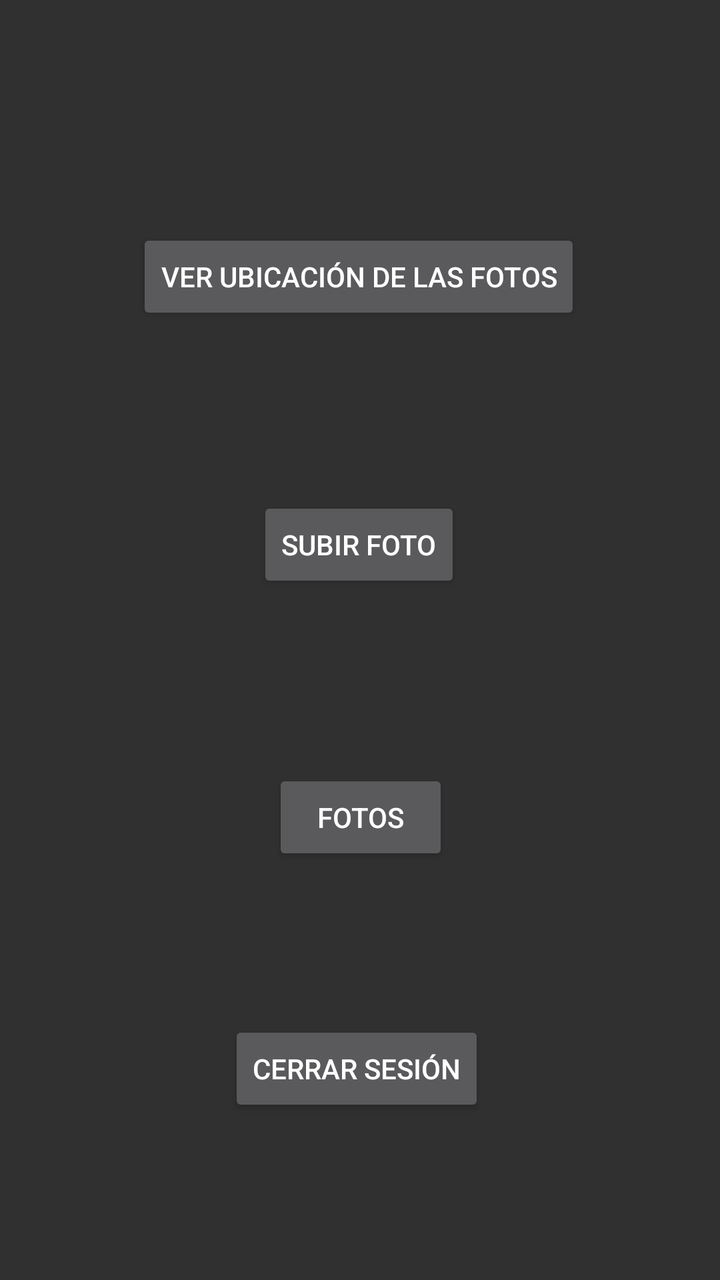
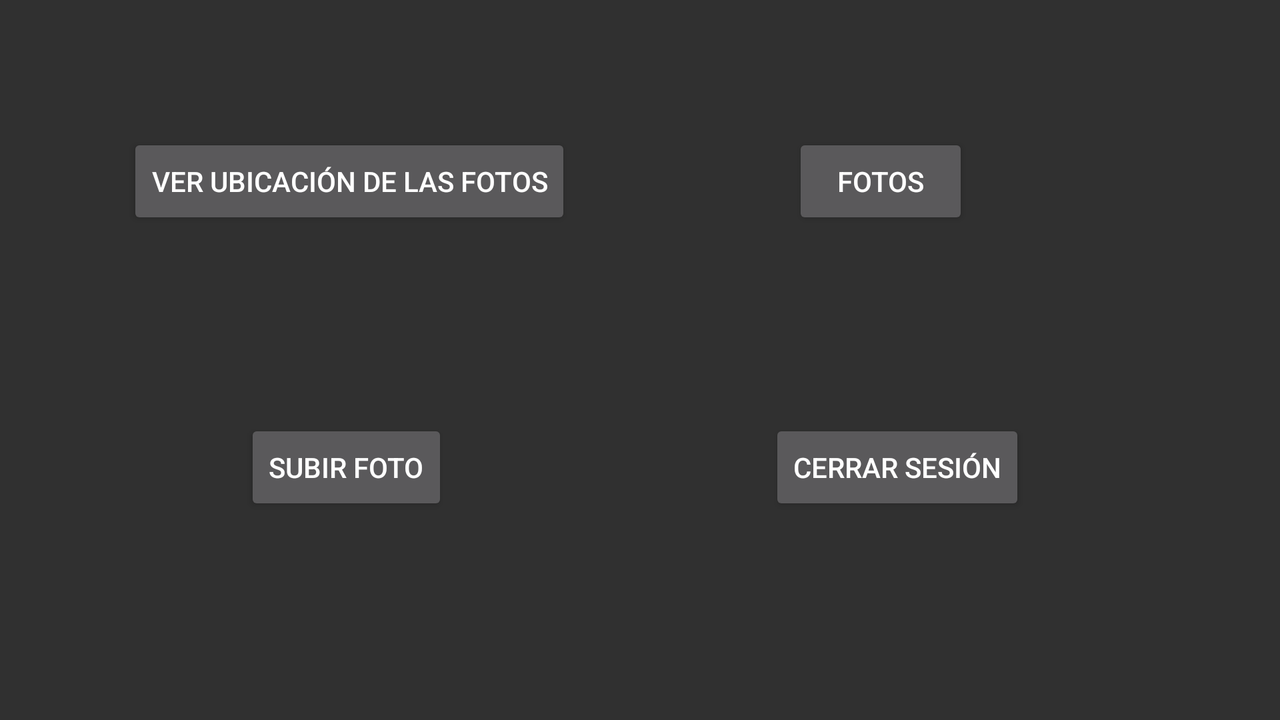

One screen, two layout resources from the same app: the default and the author's alternative for another configuration. Each is rendered where Android would select it; the XML of both is given below.
<!-- AndroidManifest.xml: application theme Theme.Design.NoActionBar -->
<!-- res/layout/fragment_menu.xml -->
<?xml version="1.0" encoding="utf-8"?>
<FrameLayout xmlns:android="http://schemas.android.com/apk/res/android"
    xmlns:app="http://schemas.android.com/apk/res-auto"
    xmlns:tools="http://schemas.android.com/tools"
    android:layout_width="match_parent"
    android:layout_height="match_parent"
    tools:context=".fragments.MenuFragment">

    <androidx.constraintlayout.widget.ConstraintLayout
        android:layout_width="match_parent"
        android:layout_height="match_parent">

        <Button
            android:id="@+id/botonMapa"
            android:layout_width="wrap_content"
            android:layout_height="wrap_content"
            android:text="Ver ubicación de las fotos"
            app:layout_constraintBottom_toBottomOf="parent"
            app:layout_constraintEnd_toEndOf="parent"
            app:layout_constraintHorizontal_bias="0.496"
            app:layout_constraintStart_toStartOf="parent"
            app:layout_constraintTop_toTopOf="parent"
            app:layout_constraintVertical_bias="0.193" />

        <Button
            android:id="@+id/ver_fotos"
            android:layout_width="wrap_content"
            android:layout_height="wrap_content"
            android:text="Fotos"
            app:layout_constraintBottom_toBottomOf="parent"
            app:layout_constraintEnd_toEndOf="parent"
            app:layout_constraintHorizontal_bias="0.501"
            app:layout_constraintStart_toStartOf="parent"
            app:layout_constraintTop_toBottomOf="@+id/subir_foto"
            app:layout_constraintVertical_bias="0.299" />

        <Button
            android:id="@+id/subir_foto"
            android:layout_width="wrap_content"
            android:layout_height="wrap_content"
            android:text="Subir foto"
            app:layout_constraintBottom_toBottomOf="parent"
            app:layout_constraintEnd_toEndOf="parent"
            app:layout_constraintHorizontal_bias="0.498"
            app:layout_constraintStart_toStartOf="parent"
            app:layout_constraintTop_toBottomOf="@+id/botonMapa"
            app:layout_constraintVertical_bias="0.2" />

        <Button
            android:id="@+id/cerrarSesion"
            android:layout_width="wrap_content"
            android:layout_height="wrap_content"
            android:text="Cerrar sesión"
            app:layout_constraintBottom_toBottomOf="parent"
            app:layout_constraintEnd_toEndOf="parent"
            app:layout_constraintHorizontal_bias="0.493"
            app:layout_constraintStart_toStartOf="parent"
            app:layout_constraintTop_toBottomOf="@+id/ver_fotos"
            app:layout_constraintVertical_bias="0.487" />

    </androidx.constraintlayout.widget.ConstraintLayout>
</FrameLayout>
<!-- resources referenced by this layout -->
<resources>

</resources>
<!-- res/layout-land/fragment_menu.xml (the author's variant of the layout above) -->
<!-- drawn on the phone turned sideways -->
<?xml version="1.0" encoding="utf-8"?>
<FrameLayout xmlns:android="http://schemas.android.com/apk/res/android"
    xmlns:app="http://schemas.android.com/apk/res-auto"
    xmlns:tools="http://schemas.android.com/tools"
    android:layout_width="match_parent"
    android:layout_height="match_parent"
    tools:context=".fragments.MenuFragment">

    <androidx.constraintlayout.widget.ConstraintLayout
        android:layout_width="match_parent"
        android:layout_height="match_parent">

        <Button
            android:id="@+id/botonMapa"
            android:layout_width="wrap_content"
            android:layout_height="wrap_content"
            android:text="Ver ubicación de las fotos"
            app:layout_constraintBottom_toBottomOf="parent"
            app:layout_constraintEnd_toEndOf="parent"
            app:layout_constraintHorizontal_bias="0.152"
            app:layout_constraintStart_toStartOf="parent"
            app:layout_constraintTop_toTopOf="parent"
            app:layout_constraintVertical_bias="0.214" />

        <Button
            android:id="@+id/ver_fotos"
            android:layout_width="wrap_content"
            android:layout_height="wrap_content"
            android:text="Fotos"
            app:layout_constraintBottom_toBottomOf="parent"
            app:layout_constraintEnd_toEndOf="parent"
            app:layout_constraintHorizontal_bias="0.718"
            app:layout_constraintStart_toStartOf="parent"
            app:layout_constraintTop_toTopOf="parent"
            app:layout_constraintVertical_bias="0.214" />

        <Button
            android:id="@+id/subir_foto"
            android:layout_width="wrap_content"
            android:layout_height="wrap_content"
            android:text="Subir foto"
            app:layout_constraintBottom_toBottomOf="parent"
            app:layout_constraintEnd_toEndOf="parent"
            app:layout_constraintHorizontal_bias="0.227"
            app:layout_constraintStart_toStartOf="parent"
            app:layout_constraintTop_toBottomOf="@+id/botonMapa"
            app:layout_constraintVertical_bias="0.481" />

        <Button
            android:id="@+id/cerrarSesion"
            android:layout_width="wrap_content"
            android:layout_height="wrap_content"
            android:text="Cerrar sesión"
            app:layout_constraintBottom_toBottomOf="parent"
            app:layout_constraintEnd_toEndOf="parent"
            app:layout_constraintHorizontal_bias="0.751"
            app:layout_constraintStart_toStartOf="parent"
            app:layout_constraintTop_toBottomOf="@+id/ver_fotos"
            app:layout_constraintVertical_bias="0.481" />

    </androidx.constraintlayout.widget.ConstraintLayout>
</FrameLayout>
